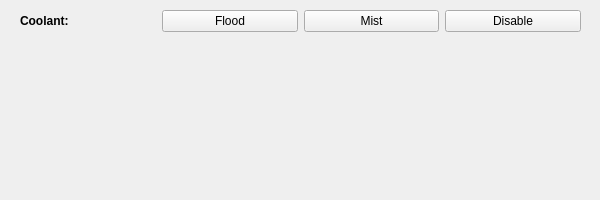
               <widget class="QWidget" name="tab_4">
                <attribute name="title">
                 <string>Misc</string>
                </attribute>
                <widget class="QWidget" name="verticalLayoutWidget">
                 <property name="geometry">
                  <rect>
                   <x>10</x>
                   <y>10</y>
                   <width>581</width>
                   <height>181</height>
                  </rect>
                 </property>
                 <layout class="QVBoxLayout" name="verticalLayout_10">
                  <property name="topMargin">
                   <number>0</number>
                  </property>
                  <property name="bottomMargin">
                   <number>0</number>
                  </property>
                  <item>
                   <layout class="QHBoxLayout" name="horizontalLayout_37">
                    <property name="leftMargin">
                     <number>10</number>
                    </property>
                    <property name="rightMargin">
                     <number>10</number>
                    </property>
                    <item>
                     <widget class="QLabel" name="label">
                      <property name="font">
                       <font>
                        <bold>true</bold>
                       </font>
                      </property>
                      <property name="text">
                       <string>Coolant:</string>
                      </property>
                     </widget>
                    </item>
                    <item>
                     <widget class="QPushButton" name="btnCoolantFlood">
                      <property name="text">
                       <string>Flood</string>
                      </property>
                     </widget>
                    </item>
                    <item>
                     <widget class="QPushButton" name="btnCoolantMist">
                      <property name="text">
                       <string>Mist</string>
                      </property>
                     </widget>
                    </item>
                    <item>
                     <widget class="QPushButton" name="btnCoolantDisable">
                      <property name="text">
                       <string>Disable</string>
                      </property>
                     </widget>
                    </item>
                   </layout>
                  </item>
                  <item>
                   <spacer name="verticalSpacer_5">
                    <property name="orientation">
                     <enum>Qt::Vertical</enum>
                    </property>
                    <property name="sizeHint" stdset="0">
                     <size>
                      <width>20</width>
                      <height>40</height>
                     </size>
                    </property>
                   </spacer>
                  </item>
                 </layout>
                </widget>
               </widget>
